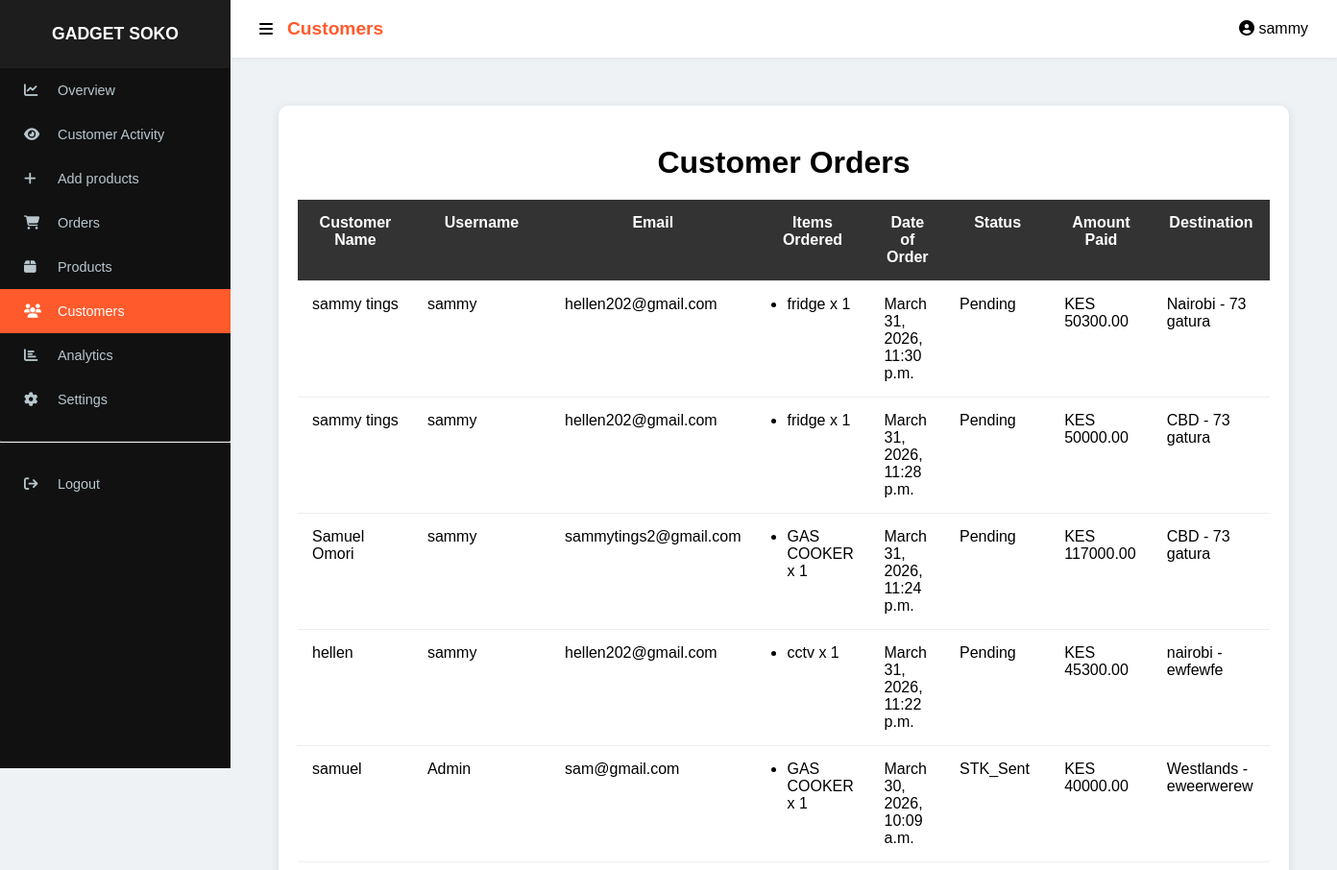
Page /customers/ (signed in, upper part) on the earlier database version.
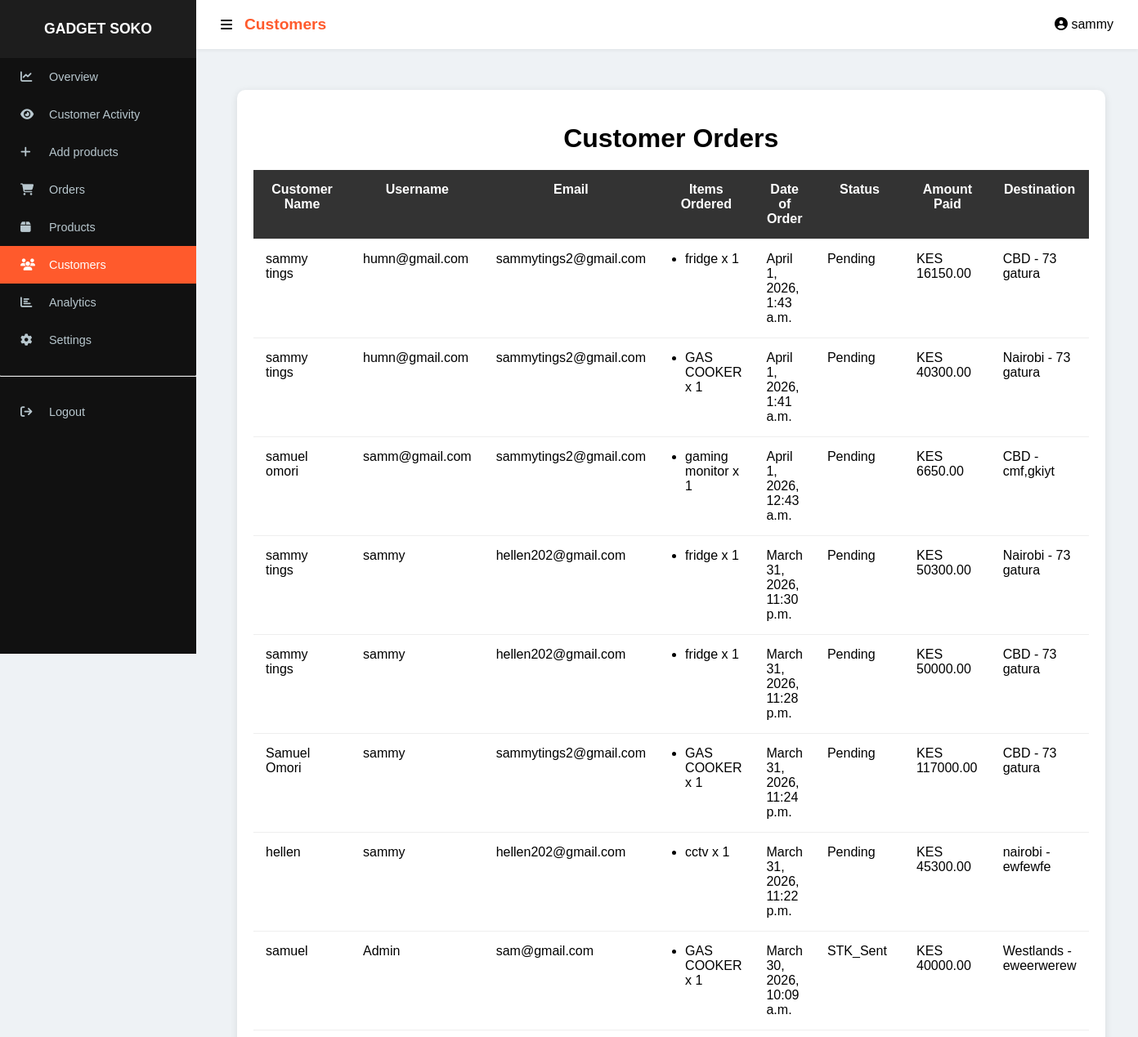
Same page on the later database version.
### app/models.py (models this page shows, shortened)
class Order(models.Model):
    user = models.ForeignKey(User, on_delete=models.CASCADE, null=True, blank=True)
    name = models.CharField(max_length=100)
    email = models.EmailField(null=True, blank=True)
    phone = models.CharField(max_length=15)
    region = models.CharField(max_length=20, default="nairobi") # 'nairobi' or 'outside'
    location_area = models.CharField(max_length=255, default="N/A") # Estate name or Town
    address = models.TextField(default="") # Specific house/office details
    shipping_fee = models.DecimalField(max_digits=10, decimal_places=2, default=0)
    payment_method = models.CharField(max_length=20, default="mpesa") # mpesa, equity, pochi, pod
    destination = models.CharField(max_length=255, default="N/A")
    payment_status = models.CharField(max_length=50, default="Pending")
    total = models.DecimalField(max_digits=10, decimal_places=2, default=0)
    STATUS_CHOICES = [
        ('Pending', 'Pending'),
        ('STK_Sent', 'STK Push Sent'),
        ('Paid', 'Paid'),
        ('Failed', 'Failed'),
    ]
    status = models.CharField(max_length=20, choices=STATUS_CHOICES, default='Pending')
    checkout_request_id = models.CharField(max_length=100, blank=True, null=True)
    mpesa_receipt = models.CharField(max_length=50, blank=True, null=True)
    created_at = models.DateTimeField(auto_now_add=True)

class OrderItem(models.Model):
    order = models.ForeignKey(Order, on_delete=models.CASCADE, related_name='items')
    product = models.ForeignKey(Product, on_delete=models.CASCADE)
    quantity = models.PositiveIntegerField()
    price = models.DecimalField(max_digits=10, decimal_places=2)

class Product(models.Model):
    name = models.CharField(max_length=255)
    price = models.DecimalField(max_digits=10, decimal_places=2)
    discount = models.DecimalField(max_digits=4,decimal_places=2,default=0)
    stock = models.IntegerField()
    category = models.ForeignKey(Category, on_delete=models.CASCADE, related_name="products")
    image = models.ImageField(upload_to='products/', null=True, blank=True)
    specifications = models.TextField(blank=True)
    views = models.IntegerField(default=0)
    brand = models.ForeignKey(Brand, on_delete=models.CASCADE)
    created_at = models.DateTimeField(auto_now_add=True)
    updated_at = models.DateTimeField(auto_now=True)
    discount_expiry = models.DateTimeField(null=True, blank=True)

### app/views.py (the view)
# urls.py: path('customers/', views.customers, name='customers'),
@staff_member_required
@staff_member_required
def customers(request):
    orders = Order.objects.select_related('user').prefetch_related('items').order_by('-created_at')
    return render(request, 'customers.html', {
        'orders': orders
    })

### app/context_processors.py (called while the page is built)
def cart_count(request):
    count = 0
    if request.user.is_authenticated:
        result = CartItem.objects.filter(user=request.user).aggregate(
            total=Sum('quantity')
        )
        count = result['total'] or 0
    return {'cart_count': count}

### app/templates/customers.html (shortened to what this page needs)
{% extends "baseadmin.html" %}
{% block header %}Customers{% endblock %}
{% block content %}
{% load static %}
    <link rel="stylesheet" href="{% static 'css/customers.css' %}">
<div class="container">
    <h1>Customer Orders</h1>
    <table>
        <thead>
            <tr>
                <th>Customer Name</th>
                <th>Username</th>
                <th>Email</th>
                <th>Items Ordered</th>
                <th>Date of Order</th>
                <th>Status</th>
                <th>Amount Paid</th>
                <th>Destination</th>
            </tr>
        </thead>
        <tbody>
{% for order in orders %}
<tr>
    <td>{{ order.name }}</td>
    <td>{{ order.user.username }}</td>
    <td>{{ order.email }}</td>
    <td>
        <ul>
            {% for item in order.items.all %}
                <li>{{ item.product.name }} x {{ item.quantity }}</li>
            {% endfor %}
        </ul>
    </td>
    <td>{{ order.created_at }}</td>
    <td>{{ order.status }}</td>
    <td>KES {{ order.total }}</td>
    <td>{{ order.destination }}</td>
</tr>
{% endfor %}
</tbody>
    </table>
</div>
{%endblock%}

Differences in the rows shown:
added Order: name "sammy tings", user.username "humn@gmail.com", email "sammytings2@gmail.com", created_at "April 1, 2026, 1:43 a.m.", status "Pending", total "16150.00", destination "CBD - 73 gatura"
added OrderItem: product.name "fridge", quantity "1", shown under "sammy tings"
added Order: name "sammy tings", user.username "humn@gmail.com", email "sammytings2@gmail.com", created_at "April 1, 2026, 1:41 a.m.", status "Pending", total "40300.00", destination "Nairobi - 73 gatura"
added OrderItem: product.name "GAS COOKER", quantity "1", shown under "sammy tings"
added Order: name "samuel omori", user.username "samm@gmail.com", email "sammytings2@gmail.com", created_at "April 1, 2026, 12:43 a.m.", status "Pending", total "6650.00", destination "CBD - cmf,gkiyt"
added OrderItem: product.name "gaming monitor", quantity "1", shown under "samuel omori"
